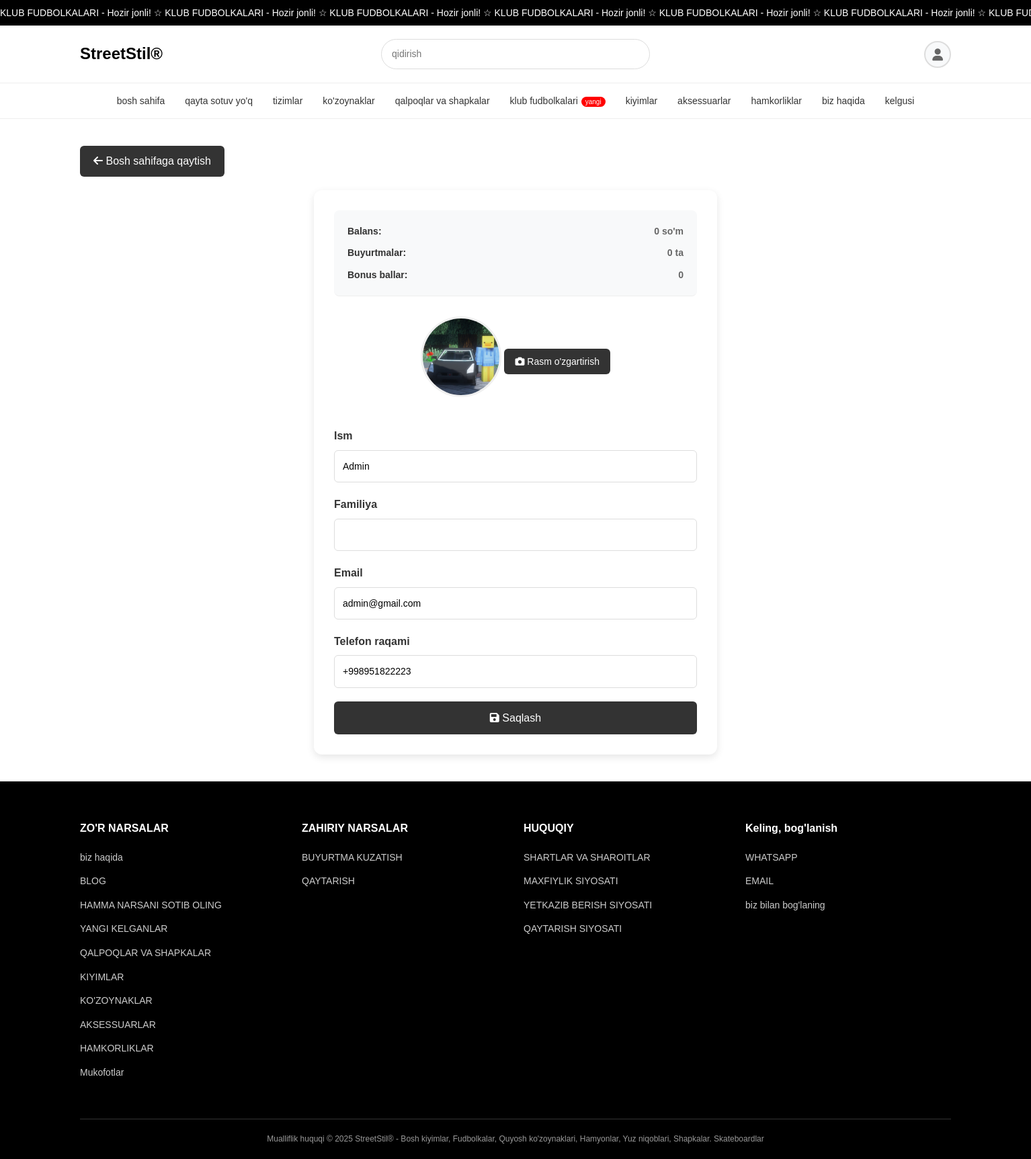
Page /profile-settings/ (signed in) on the earlier database version.
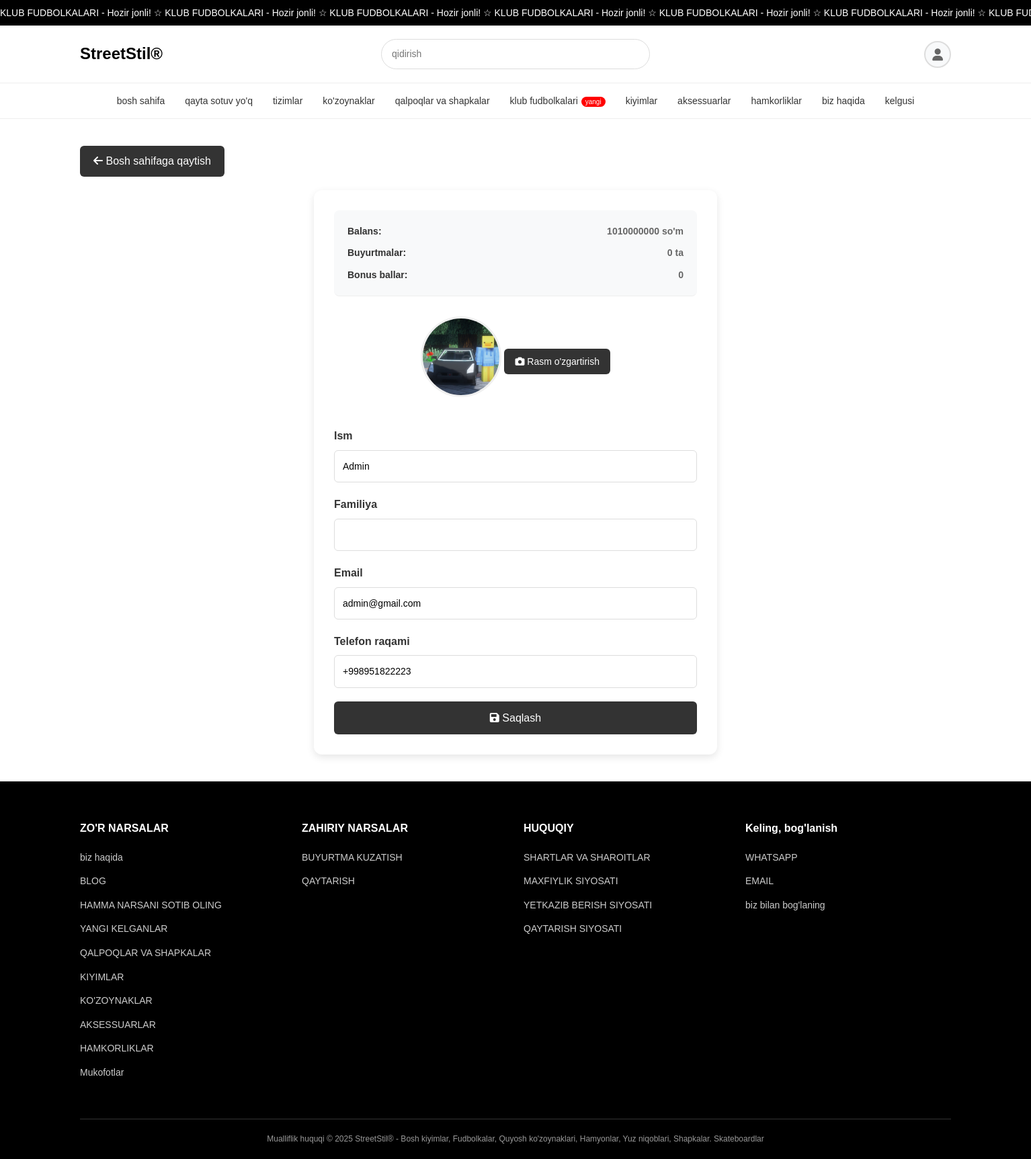
Same page on the later database version.
### store/models.py (models this page shows, shortened)
class UserProfile(models.Model):
    user = models.OneToOneField(User, on_delete=models.CASCADE, related_name='profile')
    balance = models.DecimalField(max_digits=12, decimal_places=2, default=0.00)
    orders_count = models.IntegerField(default=0)
    bonus_points = models.IntegerField(default=0)
    phone = models.CharField(max_length=15, blank=True, null=True)
    avatar = models.ImageField(upload_to='avatars/', blank=True, null=True)

### store/views.py (the view)
# urls.py: path('profile-settings/', views.profile_settings, name='profile_settings'),
@login_required
def profile_settings(request):
    profile, created = UserProfile.objects.get_or_create(user=request.user)
    context = {
        'user_data': {
            'name': f"{request.user.first_name} {request.user.last_name}".strip() or request.user.username,
            'first_name': request.user.first_name,
            'last_name': request.user.last_name,
            'email': request.user.email,
            'phone': profile.phone or '',
            'balance': profile.balance,
            'orders_count': profile.orders_count,
            'bonus_points': profile.bonus_points,
            'avatar': profile.avatar
        }
    }
    return render(request, 'store/profile_settings.html', context)

### store/templates/store/profile_settings.html (shortened to what this page needs)
{% load static %}
<!DOCTYPE html>
<html lang="uz">
<head>
    <link href="https://cdn.jsdelivr.net/npm/bootstrap@5.3.0/dist/css/bootstrap.min.css" rel="stylesheet">
    <link rel="stylesheet" href="https://cdnjs.cloudflare.com/ajax/libs/font-awesome/6.0.0/css/all.min.css">
    <link rel="stylesheet" href="{% static 'style.css' %}">
</head>
<body>
    <div class="top-banner">
        <div class="banner-text">
            KLUB FUDBOLKALARI - Hozir jonli! ☆ KLUB FUDBOLKALARI - Hozir jonli! ☆ KLUB FUDBOLKALARI - Hozir jonli! ☆ KLUB FUDBOLKALARI - Hozir jonli! ☆ KLUB FUDBOLKALARI - Hozir jonli! ☆ KLUB FUDBOLKALARI - Hozir jonli! ☆ KLUB FUDBOLKALARI - Hozir jonli! ☆ KLUB FUDBOLKALARI - Hozir jonli! ☆ KLUB FUDBOLKALARI - Hozir jonli! ☆ KLUB FUDBOLKALARI - Hozir jonli! ☆ KLUB FUDBOLKALARI - Hozir jonli! ☆ KLUB FUDBOLKALARI - Hozir jonli! ☆ KLUB FUDBOLKALARI - Hozir jonli! ☆ KLUB FUDBOLKALARI - Hozir jonli! ☆ KLUB FUDBOLKALARI - Hozir jonli! ☆ KLUB FUDBOLKALARI - Hozir jonli! ☆
        </div>
    </div>
    <header class="header">
        <div class="container">
            <div class="row align-items-center">
                <div class="col-md-3">
                    <h1 class="logo">StreetStil®</h1>
                </div>
                <div class="col-md-6">
                    <div class="search-bar">
                        <input type="text" placeholder="qidirish" class="search-input">
                    </div>
                </div>
                <div class="col-md-3 text-end">
                    <div class="profile-section">
                        <div class="profile-icon" onclick="toggleProfileMenu()">
                            <i class="fas fa-user"></i>
                        </div>
                    </div>
                </div>
            </div>
        </div>
    </header>
    <nav class="main-nav">
        <div class="container">
            <ul class="nav-list">
                <li><a href="{% url 'product_list' %}" class="nav-link">Bosh sahifa</a></li>
                <li><a href="#" class="nav-link">qayta sotuv yo'q</a></li>
                <li><a href="#" class="nav-link">tizimlar</a></li>
                <li><a href="#" class="nav-link">ko'zoynaklar</a></li>
                <li><a href="#" class="nav-link">qalpoqlar va shapkalar</a></li>
                <li><a href="#" class="nav-link">klub fudbolkalari<span class="new-badge">yangi</span></a></li>
                <li><a href="#" class="nav-link">kiyimlar</a></li>
                <li><a href="#" class="nav-link">aksessuarlar</a></li>
                <li><a href="#" class="nav-link">hamkorliklar</a></li>
                <li><a href="{% url 'about_us' %}" class="nav-link">biz haqida</a></li>
                <li><a href="#" class="nav-link">kelgusi</a></li>
            </ul>
        </div>
    </nav>
    <section class="profile-settings-container">
        <div class="container">
            <a href="{% url 'product_list' %}" class="back-btn">
                <i class="fas fa-arrow-left"></i> Bosh sahifaga qaytish
            </a>
            <div class="profile-card">
                <div class="profile-stats">
                    <div class="stat-item">
                        <span class="stat-label">Balans:</span>
                        <span class="stat-value">{{ user_data.balance|floatformat:0 }} so'm</span>
                    </div>
                    <div class="stat-item">
                        <span class="stat-label">Buyurtmalar:</span>
                        <span class="stat-value">{{ user_data.orders_count }} ta</span>
                    </div>
                    <div class="stat-item">
                        <span class="stat-label">Bonus ballar:</span>
                        <span class="stat-value">{{ user_data.bonus_points }}</span>
                    </div>
                </div>
                <div class="avatar-section">
                    <img src="{% if user_data.avatar %}{{ user_data.avatar.url }}{% else %}{% static 'images/default-avatar.png' %}{% endif %}"
                         alt="Profile Avatar" class="current-avatar" id="currentAvatar">
                    <div class="avatar-upload">
                        <label for="avatarInput" class="avatar-upload-btn">
                            <i class="fas fa-camera"></i> Rasm o'zgartirish
                        </label>
                    </div>
                </div>
                <form id="profileForm" enctype="multipart/form-data">
                    <div class="form-group">
                        <label for="firstName">Ism</label>
                        <input type="text" id="firstName" name="first_name" value="{{ user_data.first_name }}" required>
                    </div>
                    <div class="form-group">
                        <label for="lastName">Familiya</label>
                        <input type="text" id="lastName" name="last_name" value="{{ user_data.last_name }}" required>
                    </div>
                    <div class="form-group">
                        <label for="email">Email</label>
                        <input type="email" id="email" name="email" value="{{ user_data.email }}" required>
                    </div>
                    <div class="form-group">
                        <label for="phone">Telefon raqami</label>
                        <input type="tel" id="phone" name="phone" value="{{ user_data.phone }}" placeholder="+998 90 123 45 67">
                    </div>
                    <button type="submit" class="save-btn" id="saveBtn">
                        <i class="fas fa-save"></i> Saqlash
                    </button>
                </form>
            </div>
        </div>
    </section>
    <footer class="footer">
        <div class="container">
            <div class="row">
                <div class="col-md-3">
                    <h4>ZO'R NARSALAR</h4>
                    <ul class="footer-links">
                        <li><a href="{% url 'about_us' %}">biz haqida</a></li>
                        <li><a href="#">BLOG</a></li>
                        <li><a href="#">HAMMA NARSANI SOTIB OLING</a></li>
                        <li><a href="#">YANGI KELGANLAR</a></li>
                        <li><a href="#">QALPOQLAR VA SHAPKALAR</a></li>
                        <li><a href="#">KIYIMLAR</a></li>
                        <li><a href="#">KO'ZOYNAKLAR</a></li>
                        <li><a href="#">AKSESSUARLAR</a></li>
                        <li><a href="#">HAMKORLIKLAR</a></li>
                        <li><a href="#">Mukofotlar</a></li>
                    </ul>
                </div>
                <div class="col-md-3">
                    <h4>ZAHIRIY NARSALAR</h4>
                    <ul class="footer-links">
                        <li><a href="#">BUYURTMA KUZATISH</a></li>
                        <li><a href="#">QAYTARISH</a></li>
                    </ul>
                </div>
                <div class="col-md-3">
                    <h4>HUQUQIY</h4>
                    <ul class="footer-links">
                        <li><a href="#">SHARTLAR VA SHAROITLAR</a></li>
                        <li><a href="#">MAXFIYLIK SIYOSATI</a></li>
                        <li><a href="#">YETKAZIB BERISH SIYOSATI</a></li>
                        <li><a href="#">QAYTARISH SIYOSATI</a></li>
                    </ul>
                </div>
                <div class="col-md-3">
                    <h4>Keling, bog'lanish</h4>
                    <ul class="footer-links">
                        <li><a href="#">WHATSAPP</a></li>
                        <li><a href="#">EMAIL</a></li>
                        <li><a href="#">biz bilan bog'laning</a></li>
                    </ul>
                </div>
            </div>
            <div class="footer-bottom">
                <p>Mualliflik huquqi © 2025 StreetStil® - Bosh kiyimlar, Fudbolkalar, Quyosh ko'zoynaklari, Hamyonlar, Yuz niqoblari, Shapkalar. Skateboardlar</p>
            </div>
        </div>
    </footer>
</body>
</html>

### static/style.css (style rules this page uses)
* { margin: 0; padding: 0; box-sizing: border-box; }
body { font-family: 'Arial', sans-serif; line-height: 1.6; color: #333; background: #fff; }
.top-banner { background: #000; color: #fff; padding: 8px 0; overflow: hidden; white-space: nowrap; }
.banner-text { animation: scroll 30s linear infinite; font-size: 14px; font-weight: 500; }
.header { padding: 20px 0; border-bottom: 1px solid #eee; background: #fff; }
.logo { font-size: 24px; font-weight: bold; color: #000; margin: 0; }
.search-bar { text-align: center; }
.search-input { width: 100%; max-width: 400px; padding: 10px 15px; border: 1px solid #ddd; border-radius: 25px; font-size: 14px; outline: none; }
.profile-section { position: relative; display: inline-block; }
.profile-icon { width: 40px; height: 40px; background: #f8f9fa; border: 2px solid #ddd; border-radius: 50%; display: flex; align-items: center; justify-content: center; cursor: pointer; transition: all 0.3s ease; margin-left: auto; }
.profile-icon i { font-size: 18px; color: #666; transition: color 0.3s ease; }
.profile-stats { padding: 15px 20px; background: #f8f9fa; border-bottom: 1px solid #eee; }
.stat-item { display: flex; justify-content: space-between; align-items: center; margin-bottom: 10px; }
.stat-item:last-child { margin-bottom: 0; }
.stat-label { font-size: 14px; color: #666; }
.stat-value { font-size: 14px; font-weight: 600; color: #000; }
.main-nav { background: #fff; border-bottom: 1px solid #eee; padding: 15px 0; }
.nav-list { list-style: none; display: flex; justify-content: center; flex-wrap: wrap; gap: 30px; margin: 0; padding: 0; }
.nav-link { text-decoration: none; color: #333; font-size: 14px; font-weight: 500; text-transform: lowercase; transition: color 0.3s; }
.new-badge { background: #ff0000; color: #fff; font-size: 10px; padding: 2px 6px; border-radius: 10px; margin-left: 5px; }
.footer { background: #000; color: #fff; padding: 60px 0 20px; }
.footer h4 { font-size: 16px; font-weight: bold; margin-bottom: 20px; color: #fff; }
.footer-links { list-style: none; padding: 0; }
.footer-links li { margin-bottom: 10px; }
.footer-links a { color: #ccc; text-decoration: none; font-size: 14px; transition: color 0.3s; }
.footer-bottom { border-top: 1px solid #333; padding-top: 20px; margin-top: 40px; text-align: center; }
.footer-bottom p { color: #999; font-size: 12px; margin: 0; }

### store/templates/store/profile_settings.html (style rules this page uses)
.profile-settings-container { padding: 40px 0; }
.profile-card { background: white; border-radius: 12px; box-shadow: 0 4px 12px rgba(0,0,0,0.1); padding: 30px; max-width: 600px; margin: 0 auto; }
.avatar-section { text-align: center; margin-bottom: 30px; }
.current-avatar { width: 120px; height: 120px; border-radius: 50%; object-fit: cover; margin-bottom: 15px; border: 3px solid #f0f0f0; }
.avatar-upload { position: relative; display: inline-block; }
.avatar-upload-btn { background: #333; color: white; border: none; padding: 8px 16px; border-radius: 6px; cursor: pointer; font-size: 14px; transition: background 0.3s ease; }
.form-group { margin-bottom: 20px; }
.form-group label { display: block; margin-bottom: 8px; font-weight: bold; color: #333; }
.form-group input { width: 100%; padding: 12px; border: 1px solid #ddd; border-radius: 6px; font-size: 14px; }
.save-btn { background: #333; color: white; border: none; padding: 12px 30px; border-radius: 6px; cursor: pointer; font-size: 16px; transition: background 0.3s ease; width: 100%; }
.back-btn { background: #333; color: white; border: none; padding: 10px 20px; border-radius: 6px; text-decoration: none; display: inline-block; margin-bottom: 20px; }
.profile-stats { background: #f8f9fa; padding: 20px; border-radius: 8px; margin-bottom: 30px; }
.stat-item { display: flex; justify-content: space-between; margin-bottom: 10px; }
.stat-item:last-child { margin-bottom: 0; }
.stat-label { font-weight: bold; color: #333; }
.stat-value { color: #666; }

Differences in the rows shown:
changed UserProfile: balance "0" → "1010000000"
